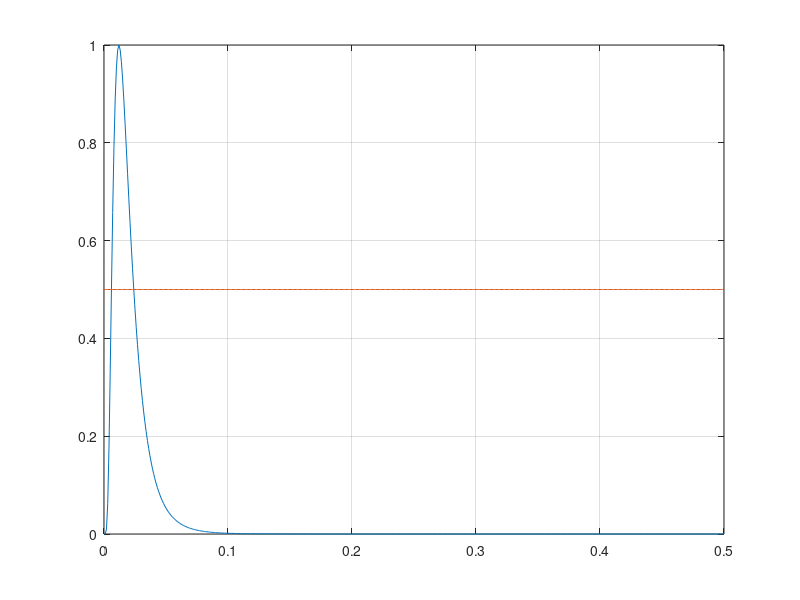

Reproduce this figure in MATLAB. (Note: this script raises an error after producing the figure.)
clear all
close all
fr = [0:0.001:0.5];

sf_0 = 0.012;
bw =2 ;
B = 0.5*bw*sqrt(0.5*log(2));

env_radial = exp(-.5*(log(abs(fr)/sf_0).^2)/(B).^2) ;
plot(fr, env_radial)
hold on
plot(fr, 0.5*ones(size(fr)));
grid on

sf_0*(exp(-B*sqrt(2*log(2)))) 
sf_0*(exp(B*sqrt(2*log(2))))
log2(sf_0*(exp(-B*sqrt(2*log(2))))/(sf_0*(exp(B*sqrt(2*log(2))))))

%%
clear all
syms sf_0 B Bw
(solve('Bw=log2(sf_0*(exp(-B*sqrt(2*log(2))))/(sf_0*(exp(B*sqrt(2*log(2))))))','B'))
